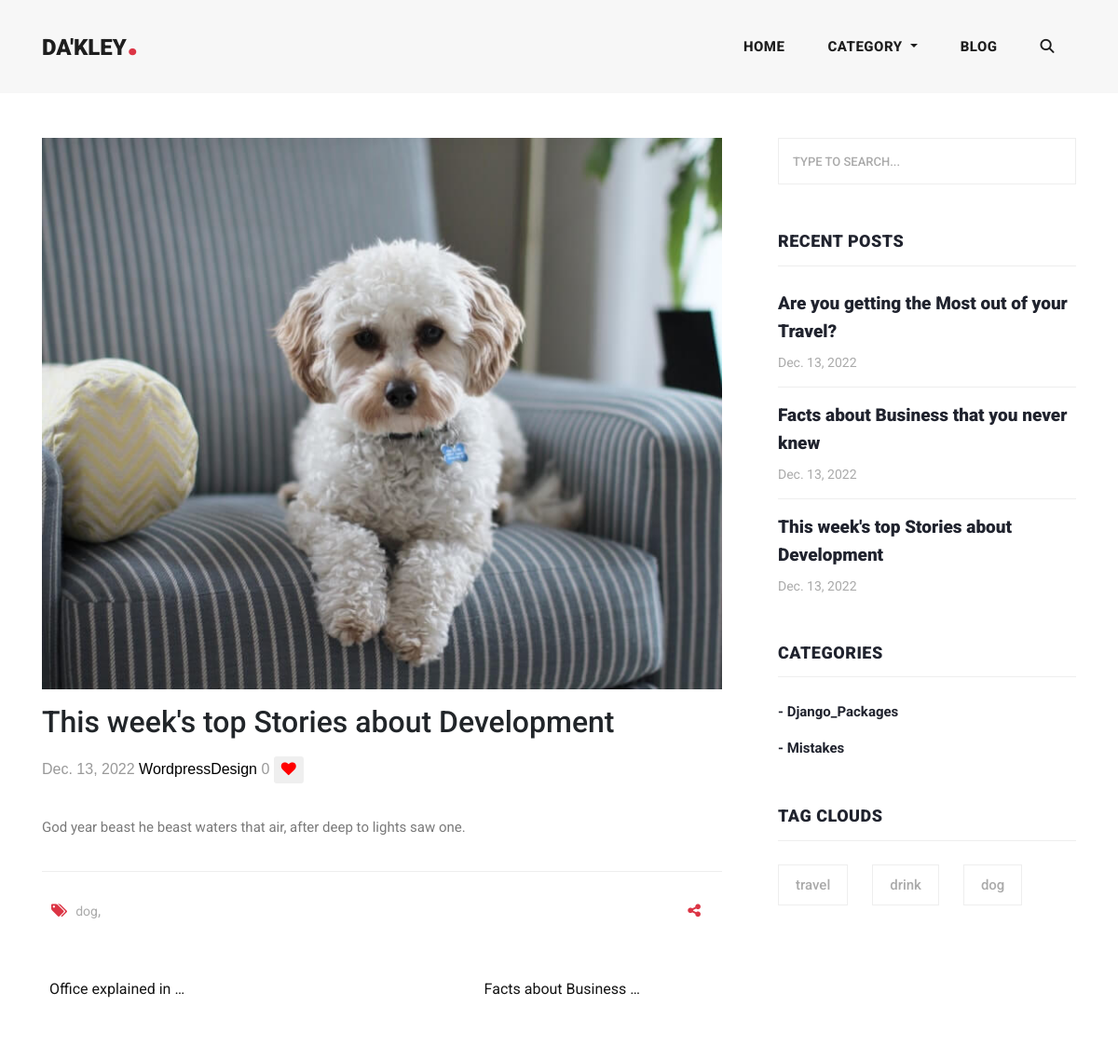
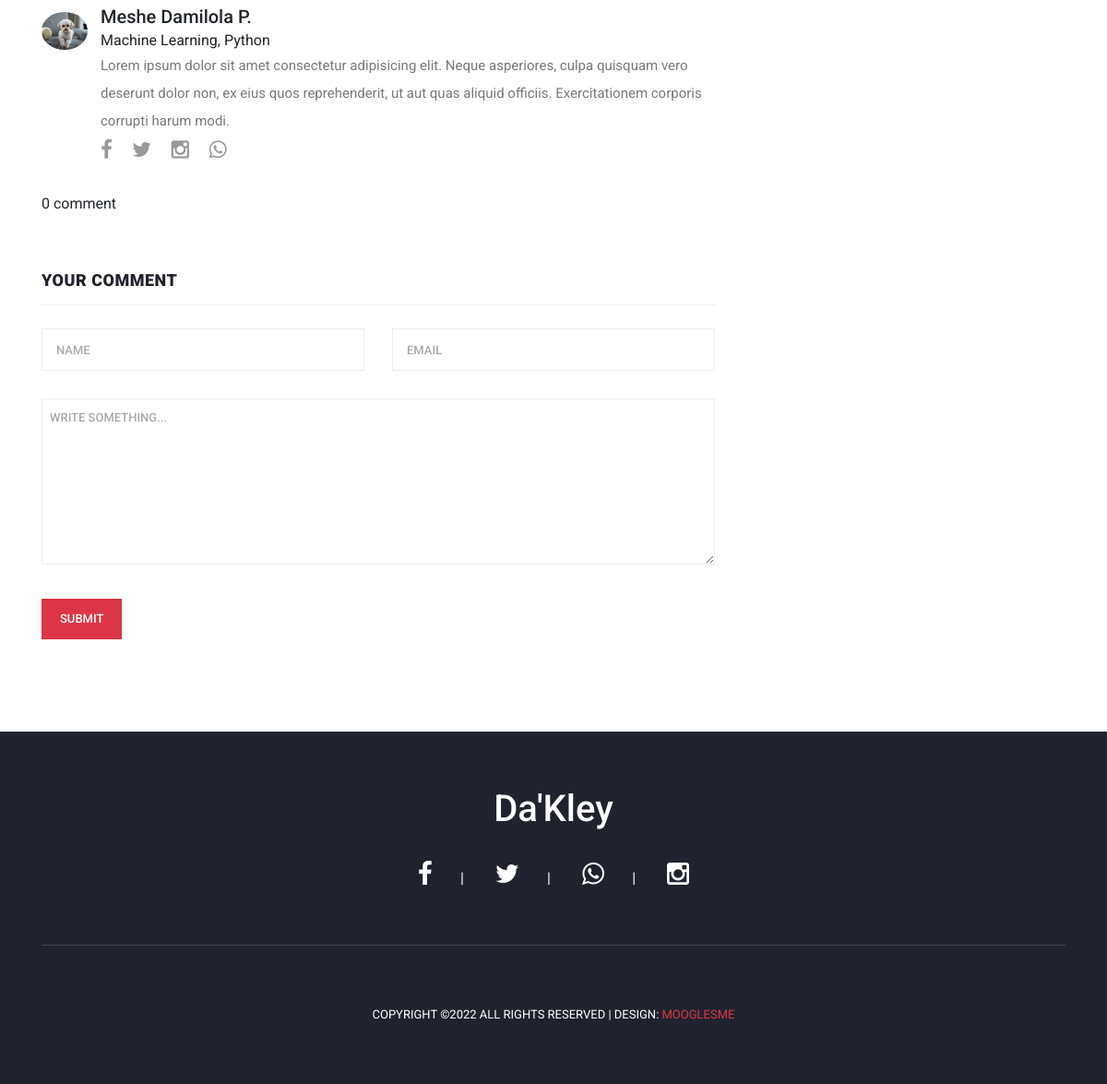
Screenshot of /details/2/this-weeks-top-stories-about-development with the database file from the repository (2 pictures, top to bottom).
### blogstory/models.py (models this page shows, shortened)
class Tutorial(models.Model):
    Tutorial_id = models.BigAutoField(primary_key=True)
    category = models.ForeignKey(Category, on_delete=models.CASCADE, null=True, blank=True)
    author = models.CharField(max_length=30, null=True, blank=True)
    title = models.CharField(max_length=90, null=True, blank=True)
    slug = models.SlugField(unique=True)
    description = RichTextField(null=True, blank=True)
    cover_img = models.ImageField(upload_to='cover_img',default='images/blog-1.jpg', blank= True, null= True)
    video = EmbedVideoField(blank=True, null=True)
    no_of_comments = models.IntegerField(default=0, null=True, blank=True)
    like = models.ManyToManyField(Address, related_name='likes', blank=True)
    like_count = models.BigIntegerField(default= 0, null=True, blank=True)
    created = models.DateTimeField(auto_now_add=True)
    updated = models.DateTimeField(auto_now=True)
    tags = TaggableManager()
    class Meta:
        verbose_name_plural = 'Tutorials'

class TutorialNumber(models.Model):
    created_tutorials = models.ForeignKey(Tutorial, on_delete=models.CASCADE)
    created = models.DateTimeField(auto_now_add=True)
    updated = models.DateTimeField(auto_now=True)
    def __str__(self):
        return self.created_tutorials.title

class Category(models.Model):
    name = models.CharField(max_length=20, null=True, blank=True)
    slug = models.SlugField(unique=True)
    created = models.DateTimeField(auto_now_add=True)
    updated = models.DateTimeField(auto_now=True)
    class Meta:
        verbose_name_plural = 'Categories'

### myblog/models.py (models this page shows, shortened)
class AboutMe(models.Model):
    name= models.CharField(max_length=50, null=True, blank=True)
    wahudo = models.CharField(max_length=100, null=True, blank=True)
    aboutyu = RichTextField(null=True, blank=True)
    image = models.ImageField(upload_to='aboutme', null=True, blank=True)
    class Meta:
        db_table = 'AboutMe'
        managed = True
        verbose_name = 'AboutMe'
        verbose_name_plural = 'AboutMe'

### myblog/views.py (the view)
# urls.py: path('details/<str:id>/<str:slug>', views.details, name='details'),
def details(request, id,slug):
    detail = Tutorial.objects.get(pk=id)
    abtme = Global.abt.get()
    next_ln = Global.tutnum.filter(pk__gt =detail.pk).order_by('id').first()
    previous_ln = Global.tutnum.filter(pk__lt =detail.pk).order_by('id').last()
    newly = Global.tut.order_by('-Tutorial_id')[:3]
    tutocom = Global.tutcom.filter(comment_tuto= id)
    com = Global.tutcom
    number_of_comments = Global.tutcom.filter(comment_tuto=id).count()
    if int(number_of_comments) > 0:
        newcom = Tutorial(Tutorial_id= id)
        newcom.no_of_comments += number_of_comments
        print(number_of_comments)
    else:
        newcom = Tutorial(Tutorial_id= id)
        newcom.no_of_comments = 0
    comment = TutorialCommentForm(instance=Global.tut.get(pk=id))
    if request.method == 'POST':
        comment = TutorialCommentForm(request.POST, instance=Global.tut.get(pk=id))
        if comment.is_valid():
            comment.save(commit=False)
            c= TutorialComment(comment_tuto =Global.tut.get(pk=id),
                               name=comment.cleaned_data['name'],
                               email=comment.cleaned_data['email'],
                               comment=comment.cleaned_data['comment'],
                               created=datetime.now()
            )
            c.save()
            return redirect('myblog:details', detail.pk, detail.slug )
    else:
        comment= TutorialCommentForm()
    return render (request, 'pages/details.html', {'detail':detail,'next_ln':next_ln,
    'previous_ln':previous_ln, 'newly':newly,
    'comment':comment,'tutocom':tutocom,'com':com,'abtme':abtme,'number_of_comments':number_of_comments})

### myblog/templates/pages/details.html (shortened to what this page needs)
{% extends "base.html" %}
{% load social_share %}
{% load static %}
{% block header %}
    {% include "home/detailheader.html" %}
{% endblock header %}
{% block content %}
<section class="blog-posts grid-system mt-5">
    <div class="container">
        <div class="row">
            <div class="col-lg-8">
                <div class="all-blog-posts">
                    <div class="row">
                        <div class="col-lg-12">
                            <div class="col-twelve">
                                <article class="format-gallery">
                                    <div class="content-media">
                                        <div class="post-slider flexslider">
                                            <ul class="slides">
                                                <li>
                                                    <img src="{{ detail.cover_img.url }}" class="img-fluid">
                                                </li>
                                            </ul>
                                        </div>
                                    </div>
                                    <div class="primary-content">
                                        <h1 class="entry-title">{{ detail.title }}</h1>
                                        <ul class="entry-meta">
                                            <li class="date">{{detail.created.date}}</li>
                                            <li class="cat"><a href="">Wordpress</a><a href="">Design</a></li>
                                            <span class="" id="like_count">{{ detail.like_count }}</span>
                                            <button class="btn btn-transparent border-0 btn-sm" id="like" type='submit' value='{{detail.pk}}'><i class="fa fa-heart" style="font-size: 1rem; color: red;"></i></button>
                                        </ul>
                                        <p class="lead">
                                            {{detail.description| safe}}
                                        </p>
                                        <div class="down-content">
                                            <div class="post-options">
                                                <div class="row">
                                                    <div class="col-6">
                                                        <ul class="post-tags">
                                                            <li><i class="fa fa-tags"></i></li>
                                                            {% if detail %}
                                                                {% for tag in detail.tags.all %}
                                                                    <li><a href="{% url 'myblog:tutorial_by_tag' tag.slug %}">{{tag.name}}</a>,</li>
                                                                {% endfor %}
                                                            {% endif %}
                                                        </ul>
                                                    </div>
                                                    <div class="col-6">
                                                    <ul class="post-share">
                                                        <li><i class="fa fa-share-alt"></i></li>
                                                    </ul>
                                                    </div>
                                                </div>
                                            </div>
                                        </div>
                                        <div class="pags">
                                            <div class="pagin">
                                                <div class="row">
                                                    <div class="col-6">
                                                        <ul class="pag-previous">
                                                            {% if previous_ln %}
                                                                <a href="{% url 'myblog:details' previous_ln.pk previous_ln %}" class="" id="previous">{{previous_ln | truncatewords:03}}</a>
                                                            {% else %}
                                                                <a href="{% url 'myblog:index' %}" class="" id="previous">Home</a>
                                                            {% endif %}
                                                        </ul>
                                                    </div>
                                                    <div class="col-6">
                                                        <ul class="pag-next">
                                                            {% if next_ln %}
                                                                <a href="{% url 'myblog:details' next_ln.pk next_ln %}" class="" id="next">{{next_ln| truncatewords:03}}</a>
                                                            {% else %}
                                                                <a href="{% url 'myblog:index' %}" class="" id="next">Home</a>
                                                            {% endif %}
                                                        </ul>
                                                    </div>
                                                </div>
                                            </div>
                                        </div>
                                        <div class="author-thumb" id="thumb">
                                            <img src="{{abtme.image.url}}" class="img-fluid rounded-circle" width="50">
                                            <div class="right-content-author">
                                                <div>
                                                    <span class="h5 my-0 py-0">{{abtme.name}}</span> <br>
                                                    {{abtme.wahudo}}
                                                </div>
                                                <p> {{abtme.aboutyu| safe}} </p>
                                                <ul class="author-social">
                                                    <li><a href="#"><i class="fa fa-facebook-f"></i></a></li>
                                                    <li><a href="#"><i class="fa fa-twitter"></i></i></a></li>
                                                    <li><a href="#"><i class="fa fa-instagram"></i></a></li>
                                                    <li><a href="#"><i class="fa fa-whatsapp"></i></a></li>
                                                </ul>
                                            </div>
                                        </div>
                                    </div>
                                </article>
                            </div>
                        </div>
                        <div class="col-lg-12">
                            <div class="sidebar-item comments">
                                <div class="sidebar-heading">
                                    {% if number_of_comments %}
                                        <h2>{{ number_of_comments }} comments</h2>
                                    {% else %}
                                        0 comment
                                    {% endif %}
                                </div>
                            </div>
                        </div>
                        <div class="col-lg-12">
                            <div class="sidebar-item submit-comment">
                                <div class="sidebar-heading">
                                    <h2>Your comment</h2>
                                </div>
                                <div class="content">
                                    <form id="comment" action="{% url 'myblog:details' detail.pk detail.slug %}" method="POST">
                                        <div class="row">
                                            <div class="col-md-6 col-sm-12">
                                                <fieldset>
                                                    {{ comment.name }}
                                                </fieldset>
                                            </div>
                                            <div class="col-md-6 col-sm-12">
                                                <fieldset>
                                                    {{ comment.email }}
                                                </fieldset>
                                            </div>
                                            <div class="col-lg-12">
                                                <fieldset>
                                                    {{ comment.comment }}
                                                </fieldset>
                                            </div>
                                            <div class="col-lg-12">
                                                <fieldset>
                                                    <button type="submit" id="form-submit" class="main-button">Submit</button>
                                                </fieldset>
                                            </div>
                                        </div>
                                    </form>
                                </div>
                            </div>
                        </div>
                    </div>
                </div>
            </div>
            <div class="col-lg-4">
            <div class="sidebar">
                <div class="row">
                <div class="col-lg-12">
                    <div class="sidebar-item search" id="search">
                        <form id="search_form" name="gs" method="POST" action="{% url 'myblog:search' %}">
                          <input type="text" name="itemsearch" class="searchText" placeholder="type to search..." autocomplete="on">
                        </form>
                    </div>
                </div>
                <div class="col-lg-12">
                    <div class="sidebar-item recent-posts">
                    <div class="sidebar-heading">
                        <h2>Recent Posts</h2>
                    </div>
                    <div class="content">
                        <ul>
                            {% if newly %}
                                {% for item in newly %}
                                    <li><a href="{% url 'myblog:details' item.pk item.slug %}">
                                        <h5>{{item.title}}</h5>
                                        <span>{{item.created.date}}</span>
                                    </a></li>
                                {% endfor %}
                            {% endif %}
                        </ul>
                    </div>
                    </div>
                </div>
                <div class="col-lg-12">
                    <div class="sidebar-item categories">
                    <div class="sidebar-heading">
                        <h2>Categories</h2>
                    </div>
                    <div class="content">
                        <ul>
                            {% if cates %}
                                {% for i in cates %}
                                    <li><a href="{% url 'myblog:categories_by_category' i.slug %}">- {{i.name}}</a></li>
                                {% endfor %}
                            {% endif %}
                        </ul>
                    </div>
                    </div>
                </div>
                <div class="col-lg-12">
                    <div class="sidebar-item tags">
                    <div class="sidebar-heading">
                        <h2>Tag Clouds</h2>
                    </div>
                    <div class="content">
                        <ul>
                            {% for item in newly %}
                                {% if newly %}
                                    {% for tag in item.tags.all %}
                                        <li><a href="{% url 'myblog:tutorial_by_tag' tag.slug %}">{{tag.name}}</a></li>
                                    {% endfor %}
                                {% endif %}
                            {% endfor %}
                        </ul>
                    </div>
                    </div>
                </div>
                </div>
            </div>
            </div>
        </div>
    </div>
</section>
{% endblock content %}
{% block footer %}
  {% include "home/footer.html" %}
{% endblock footer %}

### rows the page displays
Tutorial: cover_img (picture), title "This week's top Stories about Development", created "Dec. 13, 2022", like_count "0", description "God year beast he beast waters that air, after deep to lights saw one."
Tag: name "dog"
TutorialNumber: created_tutorials.title "Office explained in …"
TutorialNumber: created_tutorials.title "Facts about Business …"
AboutMe: image (picture), name "Meshe Damilola P.", wahudo "Machine Learning, Python", aboutyu "Lorem ipsum dolor sit amet consectetur adipisicing elit. Neque asperiores, culpa quisquam vero deserunt dolor non, ex eius quos reprehenderit, ut aut quas aliquid officiis. Exercitationem corporis corrupti harum modi."
Tutorial: title "Are you getting the Most out of your Travel?", created "Dec. 13, 2022"
Tutorial: title "Facts about Business that you never knew", created "Dec. 13, 2022"
Category: name "Django_Packages"
Category: name "Mistakes"
Tag: name "travel"
Tag: name "drink"
